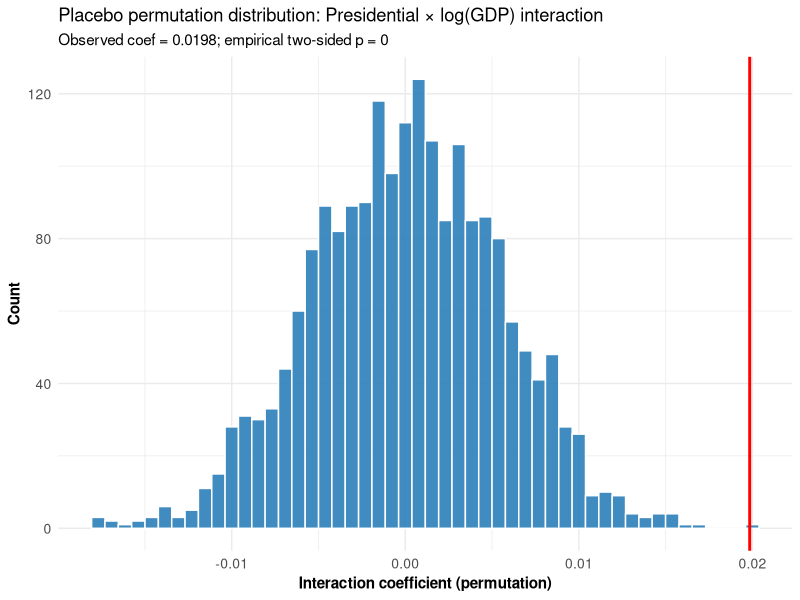

The R source for this figure:
# Placebo / permutation test for the Presidential × log(GDP) interaction
# Approach: shuffle `system_type` across countries in the country-level analytic sample
# and re-estimate the full cross-sectional model, collecting the permutation distribution
# of the focal interaction coefficient. Compare observed coefficient to permutation distribution.

library(tidyverse)
library(here)

set.seed(20260103)
out_dir <- here::here("output","robustness")
if(!dir.exists(out_dir)) dir.create(out_dir, recursive = TRUE)

# Load country-level final data (same as used in sensitivity scripts)
final_data <- read_csv(here::here("data","02-analysis_data","stability_measures.csv")) %>%
  left_join(read_csv(here::here("data","02-analysis_data","dpi_processed.csv")) %>% distinct(iso3c, .keep_all = TRUE), by = "iso3c") %>%
  left_join(read_csv(here::here("data","02-analysis_data","gdp_processed.csv")) %>% distinct(iso3c, .keep_all = TRUE) %>% select(iso3c, log_gdp_mean), by = "iso3c") %>%
  left_join(read_csv(here::here("data","02-analysis_data","qog_processed.csv")) %>% distinct(iso3c, .keep_all = TRUE), by = "iso3c") %>%
  mutate(log_gdp = log_gdp_mean) %>%
  filter(!is.na(volatility) & !is.na(system_type) & !is.na(log_gdp))

# Full model formula (same as used elsewhere)
mod_formula_full <- as.formula("volatility ~ system_type + log_gdp + system_type:log_gdp + mean_democracy + ethnic_frac")

# Fit observed model
mod_obs <- lm(mod_formula_full, data = final_data)
coefs_obs <- coef(mod_obs)
int_name <- "system_typePresidential:log_gdp"
if(!int_name %in% names(coefs_obs)) stop("Focal interaction coef not found in observed model; check factor coding")
obs_coef <- as.numeric(coefs_obs[int_name])
obs_se <- summary(mod_obs)$coefficients[int_name, "Std. Error"]

# Permutation: shuffle system_type across rows (countries) and re-estimate
B <- 2000
perm_res <- vector("numeric", B)

for(b in seq_len(B)){
  final_data_perm <- final_data %>% mutate(system_type = sample(system_type))
  modb <- try(lm(mod_formula_full, data = final_data_perm), silent = TRUE)
  if(inherits(modb, "try-error")){
    perm_res[b] <- NA_real_
    next
  }
  cb <- coef(modb)
  if(!(int_name %in% names(cb))){
    perm_res[b] <- NA_real_
  } else {
    perm_res[b] <- as.numeric(cb[int_name])
  }
}

perm_res_valid <- perm_res[!is.na(perm_res)]

# Summary
perm_summary <- tibble(
  observed = obs_coef,
  perm_median = median(perm_res_valid),
  perm_mean = mean(perm_res_valid),
  perm_sd = sd(perm_res_valid),
  n_perm = length(perm_res_valid)
)

# Empirical p-value (two-sided)
p_two_sided <- mean(abs(perm_res_valid) >= abs(obs_coef))
perm_summary <- perm_summary %>% mutate(p_value = p_two_sided)

write_csv(tibble(perm = perm_res_valid), file.path(out_dir, "placebo_permutation_distribution.csv"))
write_csv(perm_summary, file.path(out_dir, "placebo_permutation_summary.csv"))

# Plot distribution and observed line
library(ggplot2)
plt <- ggplot(tibble(perm = perm_res_valid), aes(x = perm)) +
  geom_histogram(bins = 50, fill = "#2c7fb8", color = "white", alpha = 0.9) +
  geom_vline(xintercept = obs_coef, color = "red", size = 1) +
  theme_minimal() +
  theme(axis.title = element_text(face = "bold", size = 11), axis.text = element_text(size = 10)) +
  labs(title = "Placebo permutation distribution: Presidential × log(GDP) interaction",
       subtitle = paste0("Observed coef = ", round(obs_coef,4), "; empirical two-sided p = ", round(p_two_sided,3)),
       x = "Interaction coefficient (permutation)", y = "Count")

ggsave(file.path(out_dir, "placebo_permutation_hist_v2.png"), plt, width = 7, height = 4, dpi = 300)

cat("Placebo permutation complete. Observed coef:", round(obs_coef,4), "empirical p-value:", round(p_two_sided,4), "\n")
cat("Outputs written to:", out_dir, "(placebo_permutation_distribution.csv, placebo_permutation_summary.csv, placebo_permutation_hist.png)\n")
